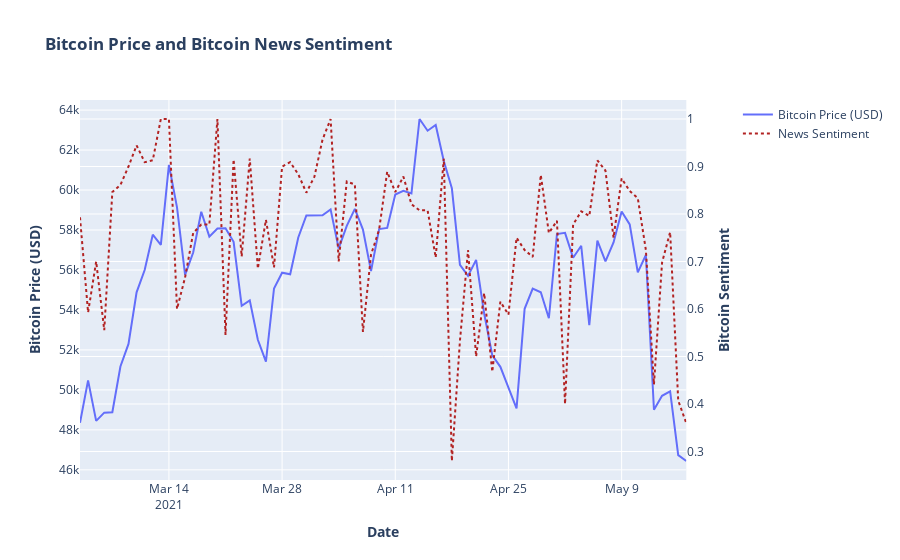

This figure's notebook cell:
### Code cell
import plotly.graph_objects as go
from plotly.subplots import make_subplots

# Create figure with secondary y-axis
fig = make_subplots(specs=[[{"secondary_y": True}]])

# Add traces
fig.add_trace(
    go.Scatter(x=df_chartdata.index, y=df_chartdata['price'], name="Bitcoin Price (USD)"),
    secondary_y=False,
)

fig.add_trace(
    go.Scatter(x=df_chartdata.index, y=df_chartdata['polarity'], name="News Sentiment", line = dict(color='firebrick', dash='dot')),
    secondary_y=True,
)

# Add figure title
fig.update_layout(
    title_text="<b>Bitcoin Price and Bitcoin News Sentiment</b>"
)

# Set x-axis title
fig.update_xaxes(title_text="<b>Date</b>")

# Set y-axes titles
fig.update_yaxes(title_text="<b>Bitcoin Price (USD)</b>", secondary_y=False)
fig.update_yaxes(title_text="<b>Bitcoin Sentiment</b>", secondary_y=True)

fig.show()
